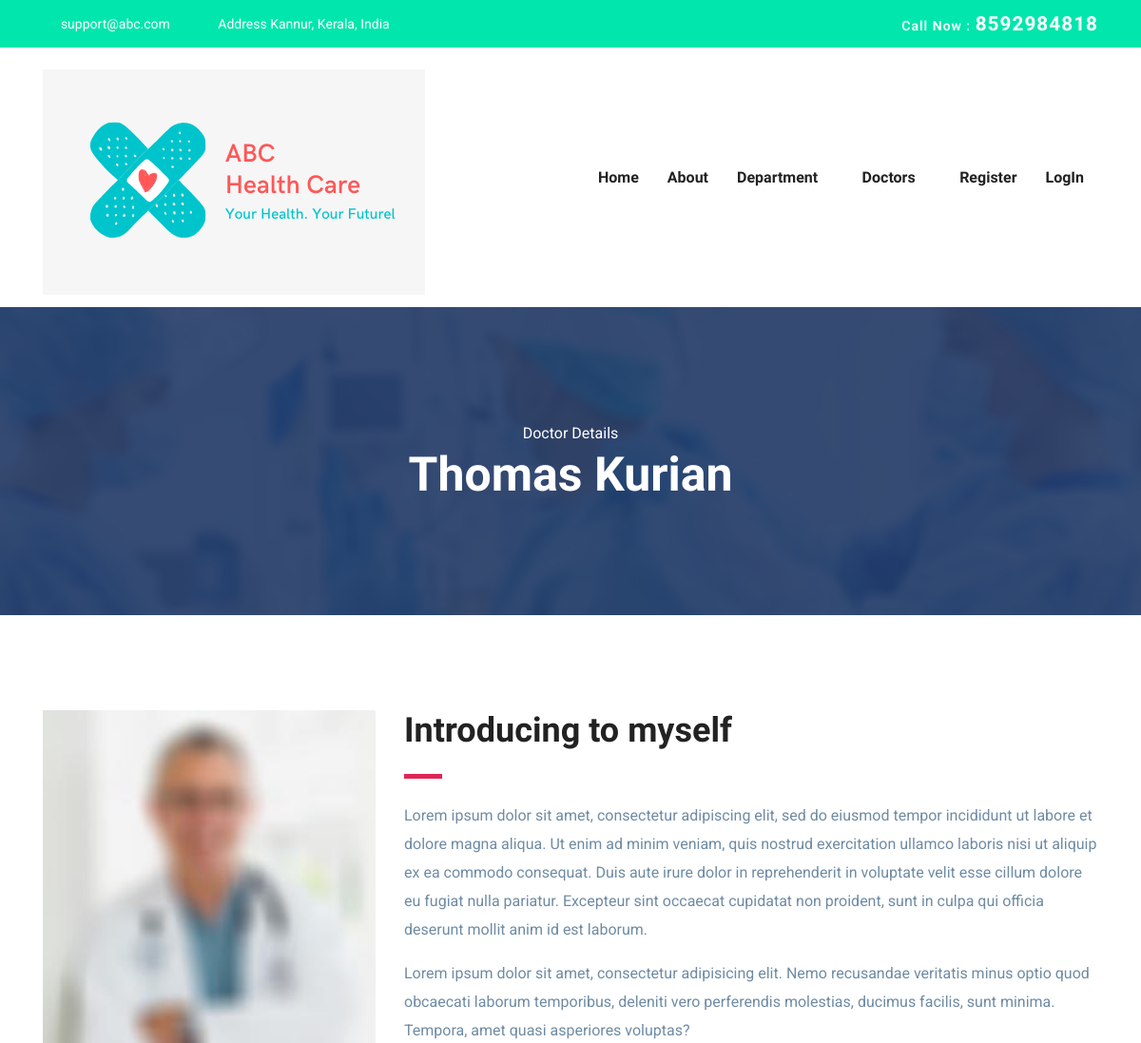
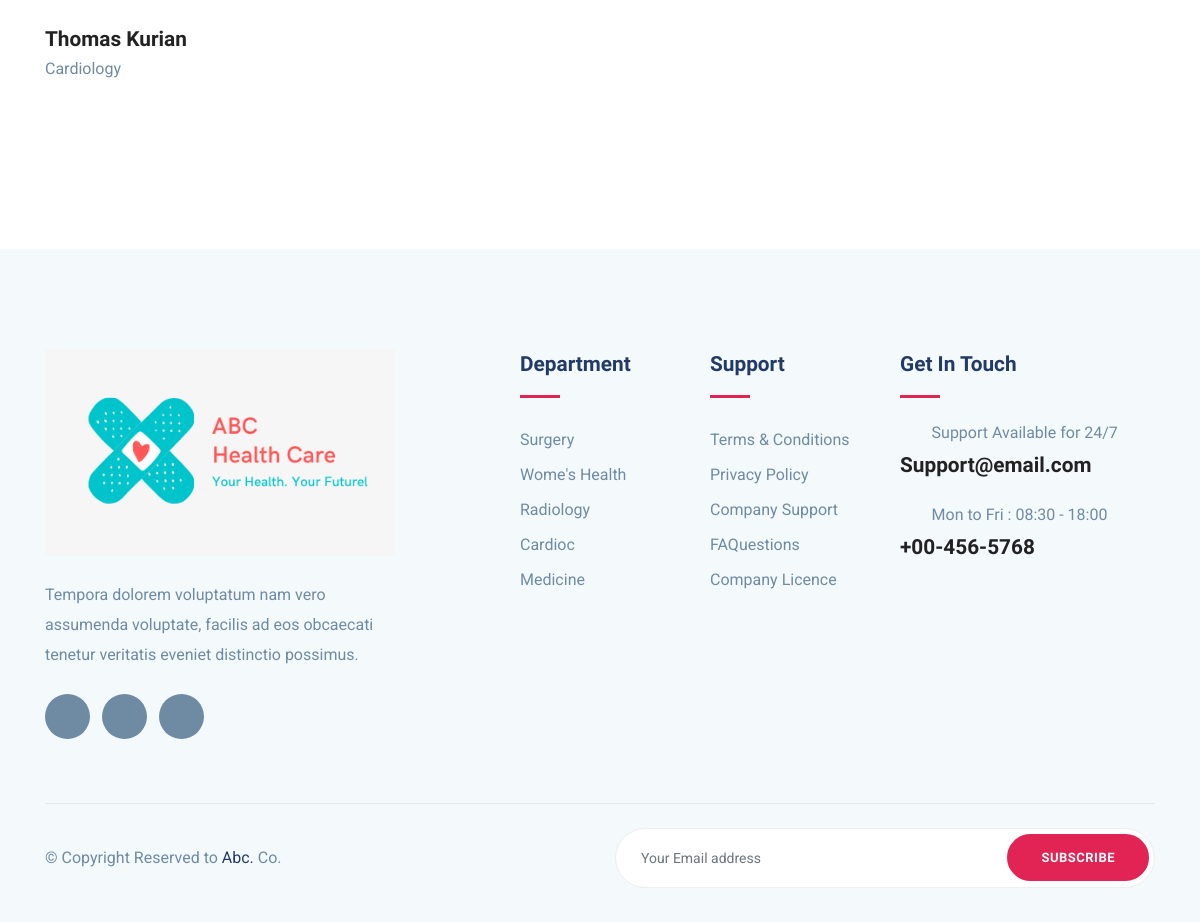
Page /doc_detail/thomas-kurian/ on the committed database (2 pictures, top to bottom).
### mainapp/models.py (models this page shows, shortened)
class Doctor(models.Model):
    name = models.CharField(max_length=250, unique=True)
    slug = models.SlugField(max_length=250, unique=True)
    description = models.TextField(blank=True)
    department=models.ForeignKey(Department,on_delete=models.CASCADE)
    image = models.ImageField(upload_to='images', blank=True)
    available = models.CharField(max_length=250, unique=True)

class Department(models.Model):
    name = models.CharField(max_length=250, unique=True)
    slug = models.SlugField(max_length=250, unique=True)
    description = models.TextField(blank=True)
    image = models.ImageField(upload_to='images', blank=True)
    def __str__(self):
        return self.name

### mainapp/views.py (the view)
# urls.py: path('doc_detail/<slug:slug>/', views.doc_detail,name='doc_detail'),
def doc_detail(request,slug):
    try:
        detail=Doctor.objects.get(slug=slug)
    except Exception as e:
        raise e
    return render(request,'doc_detail.html',{'doc':detail})

### mainapp/templates/doc_detail.html (shortened to what this page needs)
{% extends 'base.html' %}
{% load static %}
{% block content %}
<section class="page-title bg-1">
  <div class="container">
    <div class="row">
      <div class="col-md-12">
        <div class="block text-center">
          <span class="text-white">Doctor Details</span>
          <h1 class="text-capitalize mb-5 text-lg">{{doc.name}}</h1>
        </div>
      </div>
    </div>
  </div>
</section>
<section class="section doctor-single">
	<div class="container">
		<div class="row">
			<div class="col-lg-4 col-md-6">
				<div class="doctor-img-block">
					<img src="{{doc.image.url}}" alt="" class="img-fluid w-100">
					<div class="info-block mt-4">
						<h4 class="mb-0">{{doc.name}}</h4>
						<p>{{doc.department}}</p>
						<ul class="list-inline mt-4 doctor-social-links">
							<li class="list-inline-item"><a href="#"><i class="icofont-facebook"></i></a></li>
							<li class="list-inline-item"><a href="#"><i class="icofont-twitter"></i></a></li>
							<li class="list-inline-item"><a href="#"><i class="icofont-skype"></i></a></li>
							<li class="list-inline-item"><a href="#"><i class="icofont-linkedin"></i></a></li>
							<li class="list-inline-item"><a href="#"><i class="icofont-pinterest"></i></a></li>
						</ul>
					</div>
				</div>
			</div>
			<div class="col-lg-8 col-md-6">
				<div class="doctor-details mt-4 mt-lg-0">
					<h2 class="text-md">Introducing to myself</h2>
					<div class="divider my-4"></div>
                    <p>{{doc.description}}</p>
					<p>Lorem ipsum dolor sit amet, consectetur adipisicing elit. Nemo recusandae veritatis minus optio quod obcaecati laborum temporibus, deleniti vero perferendis molestias, ducimus facilis, sunt minima. Tempora, amet quasi asperiores voluptas?</p>
				</div>
			</div>
		</div>
	</div>
</section>
{% endblock %}

### mainapp/static/css/style.css (style rules this page uses)
html { overflow-x: hidden; }
body { line-height: 1.6; font-family: "Roboto", sans-serif; -webkit-font-smoothing: antialiased; font-size: 16px; color: #6F8BA4; font-weight: 400; }
h1, .h1, h2, .h2, h3, .h3, h4, .h4, h5, .h5, h6, .h6 { font-family: "Exo", sans-serif; font-weight: 700; color: #222; }
h1, .h1 { font-size: 2.5rem; }
h2, .h2 { font-size: 44px; }
h4, .h4 { font-size: 1.3rem; line-height: 30px; }
p { line-height: 30px; }
.section { padding: 100px 0; }
.text-md { font-size: 2.25rem; }
.text-lg { font-size: 3.75rem; }
a { color: #222; text-decoration: none; transition: all .35s ease; }
.page-title { padding: 120px 0px 70px 0px; position: relative; }
.page-title .block h1 { color: #fff; }
.text-lg { font-size: 50px; }
.bg-1 { background: url("../images/bg/22.jpg") no-repeat 50% 50%; background-size: cover; position: relative; }
.divider { width: 40px; height: 5px; background: #e12454; }

### rows in the picture
Doctor: name "Thomas Kurian", image (picture), department "Cardiology", description "Lorem ipsum dolor sit amet, consectetur adipiscing elit, sed do eiusmod tempor incididunt ut labore et dolore magna aliqua. Ut enim ad minim veniam, quis nostrud exercitation ullamco laboris nisi ut aliquip ex ea commodo consequat. Duis aute irure dolor in reprehenderit in voluptate velit esse cillum dolore eu fugiat nulla pariatur. Excepteur sint occaecat cupidatat non proident, sunt in culpa qui officia deserunt mollit anim id est laborum."
